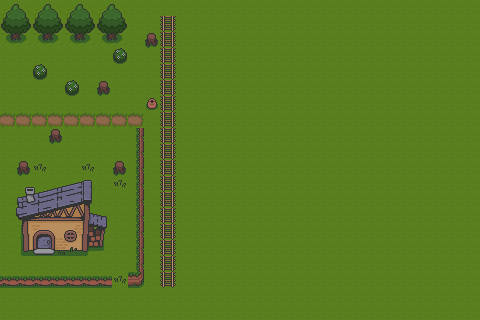

This game map was drawn from its Tiled (.tmx) file and the tilesets committed beside it. A one-line description and the full map source follow:
An orthogonal 30x20 tile map with 16x16 px tiles, 2 tile layers (Tile Layer 1, Tile Layer 2), 2 tilesets.

<map version="1.10" tiledversion="1.11.1-99-gec89c545" orientation="orthogonal" renderorder="right-down" width="30" height="20" tilewidth="16" tileheight="16" infinite="0" nextlayerid="3" nextobjectid="1">
 <tileset firstgid="1" name="Overworld_Tileset" tilewidth="16" tileheight="16" tilecount="234" columns="18">
  <image source="../assets/Overworld_Tileset.png" width="288" height="208" />
 </tileset>
 <tileset firstgid="235" name="water_tile_anim_strip_8" tilewidth="16" tileheight="16" tilecount="8" columns="8">
  <image source="../assets/water_tile_anim_strip_8.png" width="128" height="16" />
 </tileset>
 <layer id="1" name="Tile Layer 1" width="30" height="20">
  <data encoding="csv">
25,25,25,25,25,25,25,25,25,25,25,25,25,25,25,25,25,25,25,25,25,25,25,25,25,25,25,25,25,25,
25,25,25,25,25,25,25,25,25,25,25,25,25,25,25,25,25,25,25,25,25,25,25,25,25,25,25,25,25,25,
25,25,25,25,25,25,25,25,25,25,25,25,25,25,25,25,25,25,25,25,25,25,25,25,25,25,25,25,25,25,
25,25,25,25,25,25,25,25,25,25,25,25,25,25,25,25,25,25,25,25,25,25,25,25,25,25,25,25,25,25,
25,25,25,25,25,25,25,25,25,25,25,25,25,25,25,25,25,25,25,25,25,25,25,25,25,25,25,25,25,25,
25,25,25,25,25,25,25,25,25,25,25,25,25,25,25,25,25,25,25,25,25,25,25,25,25,25,25,25,25,25,
25,25,25,25,25,25,25,25,25,25,25,25,25,25,25,25,25,25,25,25,25,25,25,25,25,25,25,25,25,25,
25,25,25,25,25,25,25,25,25,25,25,25,25,25,25,25,25,25,25,25,25,25,25,25,25,25,25,25,25,25,
25,25,25,25,25,25,25,25,25,25,25,25,25,25,25,25,25,25,25,25,25,25,25,25,25,25,25,25,25,25,
25,25,25,25,25,25,25,25,25,25,25,25,25,25,25,25,25,25,25,25,25,25,25,25,25,25,25,25,25,25,
25,25,25,25,25,25,25,25,25,25,25,25,25,25,25,25,25,25,25,25,25,25,25,25,25,25,25,25,25,25,
25,25,25,25,25,25,25,25,25,25,25,25,25,25,25,25,25,25,25,25,25,25,25,25,25,25,25,25,25,25,
25,25,25,25,25,25,25,25,25,25,25,25,25,25,25,25,25,25,25,25,25,25,25,25,25,25,25,25,25,25,
25,25,25,25,25,25,25,25,25,25,25,25,25,25,25,25,25,25,25,25,25,25,25,25,25,25,25,25,25,25,
25,25,25,25,25,25,25,25,25,25,25,25,25,25,25,25,25,25,25,25,25,25,25,25,25,25,25,25,25,25,
25,25,25,25,25,25,25,25,25,25,25,25,25,25,25,25,25,25,25,25,25,25,25,25,25,25,25,25,25,25,
25,25,25,25,25,25,25,25,25,25,25,25,25,25,25,25,25,25,25,25,25,25,25,25,25,25,25,25,25,25,
25,25,25,25,25,25,25,25,25,25,25,25,25,25,25,25,25,25,25,25,25,25,25,25,25,25,25,25,25,25,
25,25,25,25,25,25,25,25,25,25,25,25,25,25,25,25,25,25,25,25,25,25,25,25,25,25,25,25,25,25,
25,25,25,25,25,25,25,25,25,25,25,25,25,25,25,25,25,25,25,25,25,25,25,25,25,25,25,25,25,25
</data>
 </layer>
 <layer id="2" name="Tile Layer 2" width="30" height="20">
  <data encoding="csv">
166,167,166,167,166,167,166,167,0,0,0,0,0,0,0,0,0,0,0,0,0,0,0,0,0,0,0,0,0,0,
184,185,184,185,184,185,184,185,0,0,222,0,0,0,0,0,0,0,0,0,0,0,0,0,0,0,0,0,0,0,
202,203,202,203,202,203,202,203,0,76,222,0,0,0,0,0,0,0,0,0,0,0,0,0,0,0,0,0,0,0,
0,0,0,0,0,0,0,59,0,0,222,0,0,0,0,0,0,0,0,0,0,0,0,0,0,0,0,0,0,0,
0,0,59,0,0,0,0,0,0,0,222,0,0,0,0,0,0,0,0,0,0,0,0,0,0,0,0,0,0,0,
0,0,0,0,59,0,76,0,0,0,222,0,0,0,0,0,0,0,0,0,0,0,0,0,0,0,0,0,0,0,
0,0,0,0,0,0,0,0,0,80,222,0,0,0,0,0,0,0,0,0,0,0,0,0,0,0,0,0,0,0,
12,12,12,12,12,12,12,12,12,0,222,0,0,0,0,0,0,0,0,0,0,0,0,0,0,0,0,0,0,0,
0,0,0,76,0,0,0,0,26,0,222,0,0,0,0,0,0,0,0,0,0,0,0,0,0,0,0,0,0,0,
0,0,0,0,0,0,0,0,26,0,222,0,0,0,0,0,0,0,0,0,0,0,0,0,0,0,0,0,0,0,
0,76,58,0,0,58,0,76,26,0,222,0,0,0,0,0,0,0,0,0,0,0,0,0,0,0,0,0,0,0,
0,13,14,15,16,17,18,58,26,0,222,0,0,0,0,0,0,0,0,0,0,0,0,0,0,0,0,0,0,0,
0,31,32,33,34,35,36,0,26,0,222,0,0,0,0,0,0,0,0,0,0,0,0,0,0,0,0,0,0,0,
0,49,50,51,52,53,54,0,26,0,222,0,0,0,0,0,0,0,0,0,0,0,0,0,0,0,0,0,0,0,
0,67,68,69,70,71,72,0,26,0,222,0,0,0,0,0,0,0,0,0,0,0,0,0,0,0,0,0,0,0,
0,85,86,87,88,89,90,0,26,0,222,0,0,0,0,0,0,0,0,0,0,0,0,0,0,0,0,0,0,0,
0,0,0,0,0,0,0,0,26,0,222,0,0,0,0,0,0,0,0,0,0,0,0,0,0,0,0,0,0,0,
38,38,38,38,38,38,38,58,44,0,222,0,0,0,0,0,0,0,0,0,0,0,0,0,0,0,0,0,0,0,
0,0,0,0,0,0,0,0,0,0,0,0,0,0,0,0,0,0,0,0,0,0,0,0,0,0,0,0,0,0,
0,0,0,0,0,0,0,0,0,0,0,0,0,0,0,0,0,0,0,0,0,0,0,0,0,0,0,0,0,0
</data>
 </layer>
</map>
